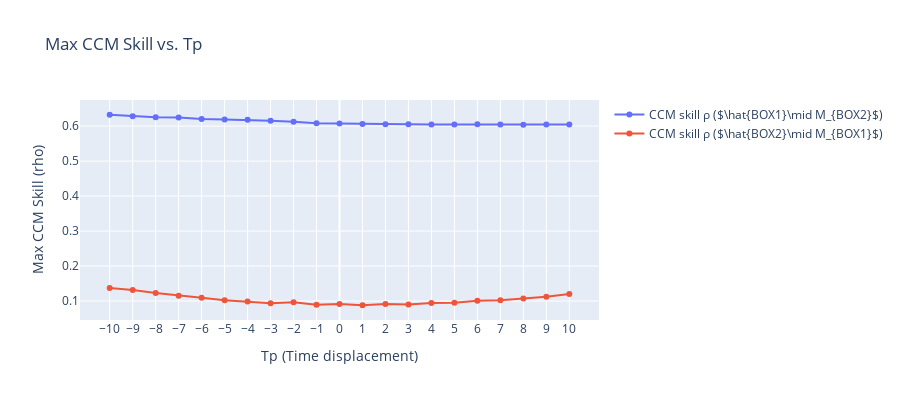

Notebook code for this chart:
### Code cell
import numpy as np
import pandas as pd
from pyEDM import CCM
import plotly.graph_objects as go

idx = 9
data_array = Temps[idx, 0, 1:5, :].T.copy()
time = np.arange(1, len(np.squeeze(Temps[0, 0, 1, :])) + 1)

df = pd.DataFrame({
    'age': time,
    'BOX2': data_array[:, 1],
    'BOX1': data_array[:, 0]
})


Tps = range(-10, 11)  # scanning Tp from -10 to 10
forward_max_rhos = []  # for X -> Y
reverse_max_rhos = []  # for Y -> X

# For each Tp, run CCM
for Tp in Tps:
    ccm_out = CCM(
        dataFrame   = df,
        E           = 2,
        tau         = 1,
        columns     = 'BOX2',    # use X as the library (predictor)
        target      = 'BOX1',    # predict Y (target)
        libSizes    = '100',
        sample      = 100,
        random      = True,
        replacement = False,
        Tp          = Tp
    )

    forward_rho = ccm_out['BOX2:BOX1'].max()  # X->Y (i.e. predicting Y from X)
    reverse_rho = ccm_out['BOX1:BOX2'].max()  # Y->X (predicting X from Y)
    forward_max_rhos.append(forward_rho)
    reverse_max_rhos.append(reverse_rho)

# Plot the CCM skill vs. Tp using Plotly
fig = go.Figure()

# Plot for X -> Y
fig.add_trace(go.Scatter(
    x=list(Tps),
    y=forward_max_rhos,
    mode='lines+markers',
    name=fr"CCM skill ρ ($\hat{{BOX1}}\mid M_{{BOX2}}$)"
))
# Plot for Y -> X
fig.add_trace(go.Scatter(
    x=list(Tps),
    y=reverse_max_rhos,
    mode='lines+markers',
    name=fr"CCM skill ρ ($\hat{{BOX2}}\mid M_{{BOX1}}$)"
))

fig.update_layout(
    title="Max CCM Skill vs. Tp",
    xaxis_title="Tp (Time displacement)",
    yaxis_title="Max CCM Skill (rho)",
    width=900,
    height=400
)
fig.update_xaxes(tickmode='array', tickvals=list(Tps))
fig.show()

### Figure 1 — Plotly figure (JSON) as saved in the notebook; plotly's stock layout.template omitted (floating-point values rounded to 4 significant figures)
{"data": [{"mode": "lines+markers", "name": "CCM skill ρ ($\\hat{BOX1}\\mid M_{BOX2}$)", "type": "scatter", "x": [-10, -9, -8, -7, -6, -5, -4, -3, -2, -1, 0, 1, 2, 3, 4, 5, 6, 7, 8, 9, 10], "y": [0.6324, 0.6282, 0.6256, 0.6245, 0.6203, 0.6187, 0.6179, 0.6155, 0.6125, 0.6078, 0.6076, 0.6061, 0.6056, 0.6052, 0.6048, 0.6046, 0.6052, 0.6042, 0.6041, 0.6042, 0.6043]}, {"mode": "lines+markers", "name": "CCM skill ρ ($\\hat{BOX2}\\mid M_{BOX1}$)", "type": "scatter", "x": [-10, -9, -8, -7, -6, -5, -4, -3, -2, -1, 0, 1, 2, 3, 4, 5, 6, 7, 8, 9, 10], "y": [0.137, 0.1313, 0.1227, 0.115, 0.1095, 0.1024, 0.099, 0.09356, 0.09658, 0.08952, 0.09146, 0.08793, 0.0912, 0.08976, 0.09441, 0.09483, 0.1009, 0.1026, 0.1071, 0.1121, 0.1198]}], "layout": {"height": 400, "title": {"text": "Max CCM Skill vs. Tp"}, "width": 900, "xaxis": {"tickmode": "array", "tickvals": [-10, -9, -8, -7, -6, -5, -4, -3, -2, -1, 0, 1, 2, 3, 4, 5, 6, 7, 8, 9, 10], "title": {"text": "Tp (Time displacement)"}}, "yaxis": {"title": {"text": "Max CCM Skill (rho)"}}}}
